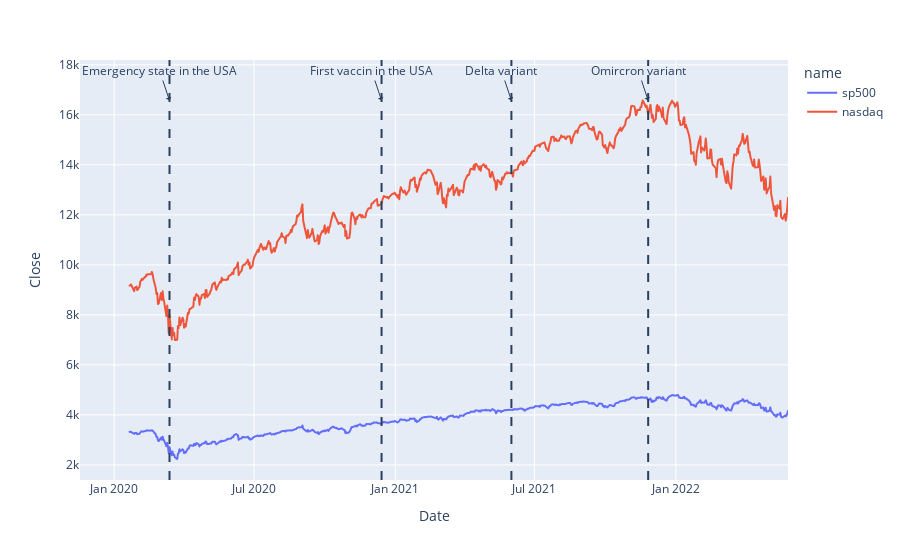

This figure's notebook cell:
### Code cell
max_y =dfstocks['Close'].max()
fig = px.line(dfstocks,y= 'Close' ,color='name')
fig.add_vline(x='2020-03-13',line_dash="dash") #emergency state in the USA
fig.add_vline(x='2020-12-14',line_dash="dash") #first vaccine in the USA
fig.add_vline(x='2021-06-01',line_dash="dash") #delta variant
fig.add_vline(x='2021-11-26',line_dash="dash") #omicron variant
fig.add_annotation(x='2020-03-13', y=max_y,
            text="Emergency state in the USA",
            showarrow=True,
            arrowhead=1)
fig.add_annotation(x='2020-12-14', y=max_y,
            text="First vaccin in the USA",
            showarrow=True,
            arrowhead=1)
fig.add_annotation(x='2021-06-01', y=max_y,
            text="Delta variant",
            showarrow=True,
            arrowhead=1)
fig.add_annotation(x='2021-11-26', y=max_y,
            text="Omircron variant",
            showarrow=True,
            arrowhead=1)

### Figure 1 — Plotly figure (JSON) as saved in the notebook; plotly's stock layout.template omitted (floating-point values rounded to 4 significant figures; data arrays with more than 128 entries replaced by an {"elided": "..."} marker saying what was removed)
{"data": [{"hovertemplate": "name=sp500<br>Date=%{x}<br>Close=%{y}<extra></extra>", "legendgroup": "sp500", "line": {"color": "#636efa", "dash": "solid"}, "marker": {"symbol": "circle"}, "mode": "lines", "name": "sp500", "showlegend": true, "type": "scattergl", "x": {"elided": "595 str values"}, "xaxis": "x", "y": {"elided": "595 float values"}, "yaxis": "y"}, {"hovertemplate": "name=nasdaq<br>Date=%{x}<br>Close=%{y}<extra></extra>", "legendgroup": "nasdaq", "line": {"color": "#EF553B", "dash": "solid"}, "marker": {"symbol": "circle"}, "mode": "lines", "name": "nasdaq", "showlegend": true, "type": "scattergl", "x": {"elided": "595 str values"}, "xaxis": "x", "y": {"elided": "595 float values"}, "yaxis": "y"}], "layout": {"annotations": [{"arrowhead": 1, "showarrow": true, "text": "Emergency state in the USA", "x": "2020-03-13", "y": 16570.0}, {"arrowhead": 1, "showarrow": true, "text": "First vaccin in the USA", "x": "2020-12-14", "y": 16570.0}, {"arrowhead": 1, "showarrow": true, "text": "Delta variant", "x": "2021-06-01", "y": 16570.0}, {"arrowhead": 1, "showarrow": true, "text": "Omircron variant", "x": "2021-11-26", "y": 16570.0}], "autosize": true, "legend": {"title": {"text": "name"}, "tracegroupgap": 0}, "margin": {"t": 60}, "shapes": [{"line": {"dash": "dash"}, "type": "line", "x0": "2020-03-13", "x1": "2020-03-13", "xref": "x", "y0": 0, "y1": 1, "yref": "y domain"}, {"line": {"dash": "dash"}, "type": "line", "x0": "2020-12-14", "x1": "2020-12-14", "xref": "x", "y0": 0, "y1": 1, "yref": "y domain"}, {"line": {"dash": "dash"}, "type": "line", "x0": "2021-06-01", "x1": "2021-06-01", "xref": "x", "y0": 0, "y1": 1, "yref": "y domain"}, {"line": {"dash": "dash"}, "type": "line", "x0": "2021-11-26", "x1": "2021-11-26", "xref": "x", "y0": 0, "y1": 1, "yref": "y domain"}], "xaxis": {"anchor": "y", "autorange": true, "domain": [0, 1], "range": ["2019-11-17 19:15", "2022-05-27"], "title": {"text": "Date"}, "type": "date"}, "yaxis": {"anchor": "x", "autorange": true, "domain": [0, 1], "range": [1310.0, 19860.0], "title": {"text": "Close"}, "type": "linear"}}}
